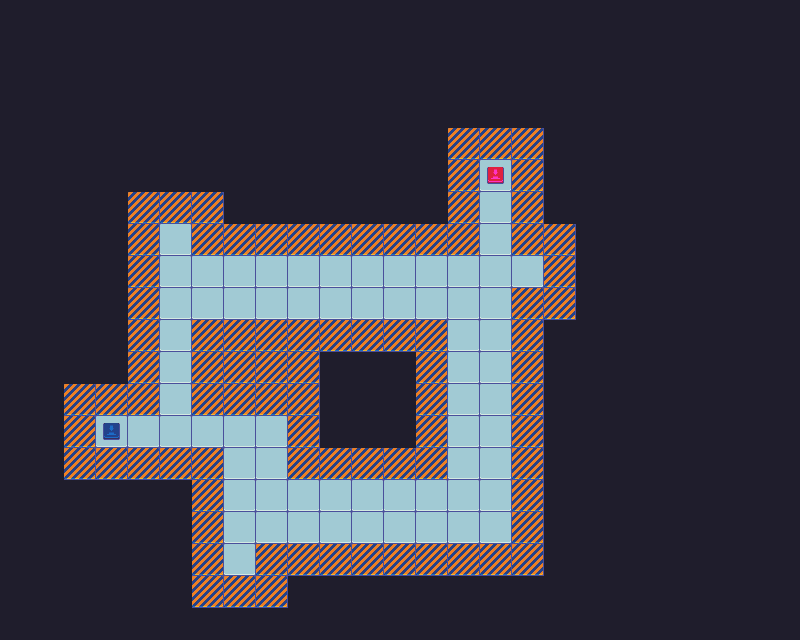

Tiled map render using the project's own tile images. Description and the map definition, with tile-layer contents summarised, below:
An orthogonal 25x20 tile map with 32x32 px tiles, 2 tile layers (Tiles, Pickups) and 25 objects (18x solid, 5x item, start, end).

<map version="1.0" orientation="orthogonal" renderorder="right-down" width="25" height="20" tilewidth="32" tileheight="32" nextobjectid="143">
 <tileset firstgid="1" name="scifitiles-sheet" tilewidth="32" tileheight="32" tilecount="84">
  <image source="scifitiles-sheet.png" width="448" height="192" />
 </tileset>
 <layer name="Tiles" width="25" height="20">
  <data>[500 cells, 500 non-empty, 5 distinct tile ids]</data>
 </layer>
 <layer name="Pickups" width="25" height="20">
  <data>[500 cells, 0 non-empty, 0 distinct tile ids]</data>
 </layer>
 <objectgroup name="Pickups">
  <object id="70" name="item" x="480" y="512" width="32" height="32" />
  <object id="71" name="item" x="256" y="416" width="32" height="32" />
  <object id="113" name="item" x="224" y="544" width="32" height="32" />
  <object id="122" name="item" x="160" y="224" width="32" height="32" />
  <object id="123" name="item" x="512" y="256" width="32" height="32" />
 </objectgroup>
 <objectgroup name="Walls">
  <object id="124" name="solid" x="64" y="384" width="96" height="32" />
  <object id="125" name="solid" x="64" y="384" width="32" height="96" />
  <object id="126" name="solid" x="64" y="448" width="160" height="32" />
  <object id="127" name="solid" x="192" y="448" width="32" height="160" />
  <object id="128" name="solid" x="192" y="576" width="96" height="32" />
  <object id="129" name="solid" x="256" y="544" width="288" height="32" />
  <object id="130" name="solid" x="128" y="192" width="32" height="224" />
  <object id="131" name="solid" x="128" y="192" width="96" height="32" />
  <object id="132" name="solid" x="192" y="224" width="288" height="32" />
  <object id="133" name="solid" x="448" y="128" width="32" height="128" />
  <object id="134" name="solid" x="448" y="128" width="96" height="32" />
  <object id="135" name="solid" x="512" y="128" width="32" height="128" />
  <object id="136" name="solid" x="544" y="224" width="32" height="96" />
  <object id="137" name="solid" x="512" y="288" width="32" height="288" />
  <object id="138" name="solid" x="192" y="320" width="96" height="96" />
  <object id="139" name="solid" x="256" y="320" width="192" height="64" />
  <object id="140" name="solid" x="288" y="384" width="160" height="96" />
  <object id="142" name="solid" x="288" y="320" width="160" height="160" />
 </objectgroup>
 <objectgroup name="StartPos">
  <object id="72" name="start" x="97" y="417" width="32" height="32" />
 </objectgroup>
 <objectgroup name="EndPos">
  <object id="73" name="end" x="480" y="160" width="32" height="32" />
 </objectgroup>
</map>
